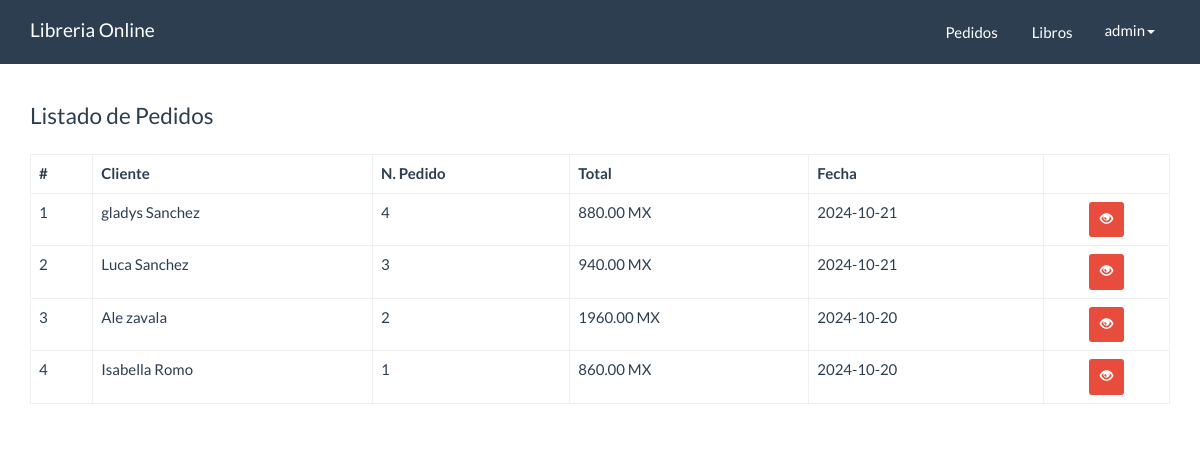
The app's page /panel/dashboard.php (signed in) with its own data.
### tables this page shows
CREATE TABLE `pedidos` (
  `id` int(10) NOT NULL,
  `cliente_id` int(11) NOT NULL,
  `total` decimal(10,2) NOT NULL,
  `metodo_pago` varchar(20) DEFAULT NULL,
  `fecha` date NOT NULL,
  `estado` int(11) NOT NULL DEFAULT 1,
  `paqueteria` varchar(100) DEFAULT NULL
);

CREATE TABLE `clientes` (
  `id` int(10) NOT NULL,
  `nombre` varchar(80) NOT NULL,
  `apellidos` varchar(100) NOT NULL,
  `email` varchar(50) NOT NULL,
  `telefono` varchar(15) NOT NULL,
  `direccion` varchar(255) NOT NULL,
  `comentarios` varchar(255) NOT NULL
);

### src/Pedido.php (called while the page is built, shortened)
<?php
class Pedido{
    private $cn = null;
    public function __construct(){
        $this->config = parse_ini_file(__DIR__.'/../config.ini') ;
        $this->cn = new \PDO( $this->config['dns'], $this->config['usuario'],$this->config['clave'],array(
            \PDO::MYSQL_ATTR_INIT_COMMAND => 'SET NAMES utf8'
        ));
    }
    public function mostrarUltimos()
    {
        $sql = "SELECT p.id, nombre, apellidos, email, telefono, direccion, total, fecha FROM pedidos p
        INNER JOIN clientes c ON p.cliente_id = c.id ORDER BY p.id DESC LIMIT 10";
        $resultado = $this->cn->prepare($sql);
        if($resultado->execute())
            return  $resultado->fetchAll();
        return false;
    }
}

### panel/dashboard.php (the view, shortened to what this page needs)
<!DOCTYPE html>
<html lang="en">
  <head>
    <link rel="stylesheet" href="../assets/css/bootstrap.min.css">
    <link rel="stylesheet" href="../assets/css/estilos.css">
  </head>
  <body>
    <nav class="navbar navbar-default navbar-fixed-top">
      <div class="container">
        <div class="navbar-header">
          <a class="navbar-brand" href="index.php">Libreria Online</a>
        </div>
        <div id="navbar" class="navbar-collapse collapse">
          <ul class="nav navbar-nav pull-right">
            <li>
              <a href="pedidos/index.php" class="btn">Pedidos</a>
            </li>
            <li>
              <a href="libros/index.php" class="btn">Libros</a>
            </li>
            <li class="dropdown">
                <a href="#" class="dropdown-toggle" data-toggle="dropdown" role="button" aria-haspopup="true" aria-expanded="false"><?php print $_SESSION['usuario_info'] ['nombre_usuario']?><span class="caret"></span></a>
            </li>
          </ul>
        </div>
      </div>
    </nav>
    <div class="container" id="main">
    <div class="row">
            <div class="col-md-12">
                <fieldset>
                <legend>Listado de Pedidos</legend>
                  <table class="table table-bordered">
                    <thead>
                      <tr>
                        <th>#</th>
                        <th>Cliente</th>
                        <th>N. Pedido</th>
                        <th>Total</th>
                        <th>Fecha</th>
                        <th></th>
                      </tr>
                    </thead>
                    <tbody>
                      <?php
                        $pedido = new libreon\Pedido;
                        $info_pedido = $pedido->mostrarUltimos();
                        $cantidad = count($info_pedido);
                        if($cantidad > 0){
                          $c=0;
                        for($x =0; $x < $cantidad; $x++){
                          $c++;
                          $item = $info_pedido[$x];
                      ?>
                    <tr>
                      <td><?php print $c?></td>
                      <td><?php print $item['nombre'].' '.$item['apellidos']?></td>
                      <td><?php print $item['id']?></td>
                      <td><?php print $item['total']?> MX</td>
                      <td><?php print $item['fecha']?></td>
                      <td class="text-center">
                        <a href="pedidos/ver.php?id=<?php print $item['id'] ?>" class="btn btn-danger btn-sm"><span
                        class="glyphicon glyphicon-eye-open"></span></a>
                      </td>
                    </tr>
                      <?php
                        }
                      }else {
                      ?>
                      <tr>
                        <td colspan="6">NO HAY REGISTROS</td>
                      </tr>
                      <?php } ?>
                      </tbody>
                  </table>
                </fieldset>
            </div>
        </div>
    </div>
  </body>
</html>

### assets/css/estilos.css (style rules this page uses)
#main { margin-top: 100px; }
.row { display: flex; flex-wrap: wrap; }

### records on screen
pedidos: cliente.nombre "gladys", cliente.apellidos "Sanchez", id "4", total "880.00", fecha "2024-10-21"
pedidos: cliente.nombre "Luca", cliente.apellidos "Sanchez", id "3", total "940.00", fecha "2024-10-21"
pedidos: cliente.nombre "Ale", cliente.apellidos "zavala", id "2", total "1960.00", fecha "2024-10-20"
pedidos: cliente.nombre "Isabella", cliente.apellidos "Romo", id "1", total "860.00", fecha "2024-10-20"

### other values on screen
$_SESSION['usuario_info'] ['nombre_usuario'] "admin"
